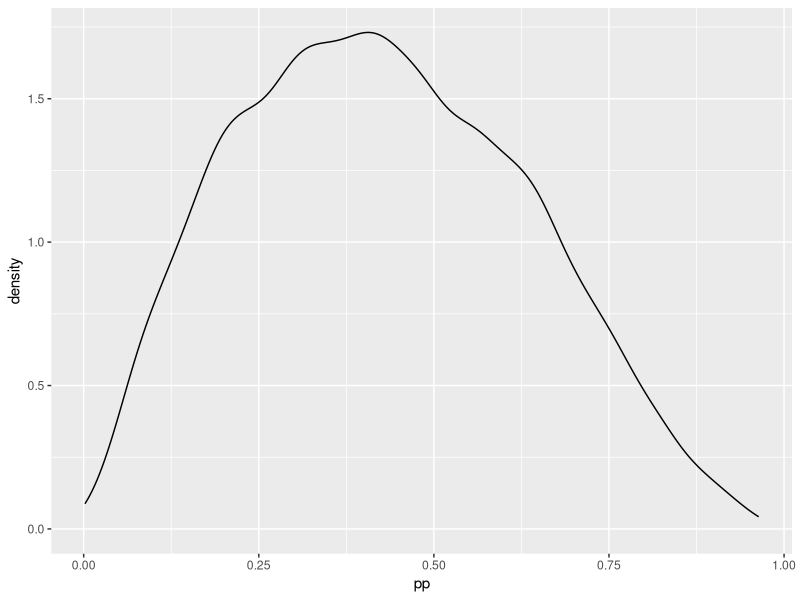

Write the R code that produced this figure.
#https://brucehardie.com/notes/037/time-varying_covariates_in_BG.pdf

library(tidyverse)
library(survival)

#Simulate from shifted geometric distribution with gamma randomized intercept
#and complementary log-log link function on time-varying covariates

N <- 5000

#use a long enough M
M <- 50

x1 <- matrix( rnorm(N*M,mean=0,sd=.5), N, M) 

x2 <- matrix( rbinom(N*M,1,.6), N, M)

shape=2
rate=3
lam <- rgamma(N,shape=shape,rate=rate)

b1 <- (-.1)

b2 <- (.1)

#p is a matrix
p = 1 - exp(-lam*exp(x1*(b1)+x2*(b2)))

z <- matrix( rbinom(length(p) ,1, p), nrow=dim(p)[1])

y=rep(0,N)
for (i in 1:N) {
  y[i] <- min(which(z[i,]==1));
}

summary(y)

censor_point=10
censor_id <-which(y>censor_point)

y2 <-y
y2[censor_id] = censor_point
d<-rep(1,N)
d[censor_id] = 0

#use a 3D array for the covariates
X = array(c(x1,x2),dim=c(dim(x1)[1],dim(x1)[2],2))

#Create a logdiffexp function to avoid computation error
logdiffexp <- function (a,b) {
  
  c = pmax(a,b);
  return (c + log(exp(a-c)-exp(b-c))) ;
  
}

#model likelihood function
G2G <- function(par,y,X,id) {
  
  r=par[1];
  alpha=par[2];
  coeff=par[-(1:2)];
  
  
  #uncen 
  uncen=y[-id];
  X_uncen=X[-id, , ];
  LL_uncen = 0;
  C_u=matrix(0,nrow=length(uncen),ncol=max(uncen));

  for (t in 1:max(uncen)) {

    C_u[, t] = exp( X_uncen[,t,] %*% coeff );
    
    index_t = which(uncen==t);
    
    if (t==1) {
      
      LL_uncen = sum( logdiffexp(0,-r*log(1+C_u[index_t,1]/alpha) ) );
      
    }
    
    else if (t==2) {
      
      LL_uncen= LL_uncen + sum (logdiffexp(-r*log(1+(C_u[index_t,1])/alpha), 
                                           -r*log(1+rowSums(C_u[index_t,1:2])/alpha) ) 
      ); 
      
    }
    
    else {
      
      LL_uncen= LL_uncen + sum (logdiffexp(-r*log(1+rowSums(C_u[index_t,1:t-1])/alpha), 
                                           -r*log(1+rowSums(C_u[index_t,1:t])/alpha) ) 
                              ); 
    }
  }
  
  #cen  
  cen=y[id];
  X_cen = X[id, ,];
  LL_cen = 0;
  C_c=matrix(0,nrow=length(cen),ncol=max(cen));
  
  for (t in 1:max(cen)) {
    
    C_c[, t] = exp( X_cen[,t,] %*% coeff);
    
    index_t = which(cen==t);
    
    if (length(index_t) > 0) {
        LL_cen= LL_cen + sum (-r*log(1+rowSums(C_c[index_t,1:t]/alpha) ));
    }
  }  
  
  return ( -(LL_uncen)-(LL_cen) );

}

solution=optim(par=c(1,2,rep(0,dim(X)[3])),fn=G2G,
               y=y2, 
               X=X,  
               id=censor_id, 
               #y = data_df$time,
               #X = as.matrix(data_df[,3:dim(data_df)[2]]),
               #id = which(data_df$status==0),
               method="L-BFGS-B",
               lower=c(1e-5,1e-5,-Inf,-Inf), upper=c(Inf,Inf,Inf,Inf),
               hessian = TRUE)
#standard error and 95% CI
solution$par_stderr<-sqrt(diag(solve(solution$hessian)))
solution$par_upper<-solution$par+1.96*solution$par_stderr
solution$par_lower<-solution$par-1.96*solution$par_stderr
solution$par_true<-c(shape,rate,b1,b2)

solution$par
solution$par_upper
solution$par_lower
solution$par_true

#visualize the density of the intercept p
ran <- data.frame(xx = rgamma(10000,solution$par[1],solution$par[2]))
#ggplot(ran, aes(x=xx)) + 
#  geom_density()
ran$pp <- 1-exp(-ran$xx)
ggplot(ran, aes(x=pp)) + 
  geom_density()

